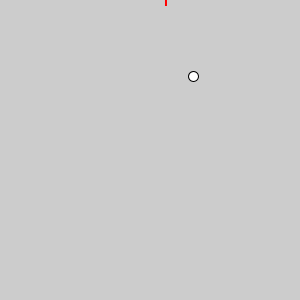
Frame 1 (no input)
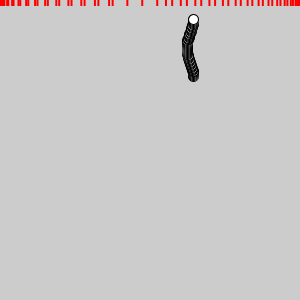
Frame 60 (the mouse pressed at the canvas centre just before this capture)
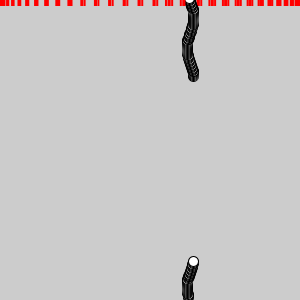
Frame 120 (the mouse held since frame 60 and released just before this capture)

The Processing sketch that drew these frames (run headless with seeded random() and noise(); from frame 60 on, the mouse is pressed at the canvas centre):

// Processing sketch: dulceFloat1
// ── dulceFloat1.pde
float angleMin, angleMax;//
float x, y;
float count;
float inc = 0.1;

void setup() {
  size(300, 300);
  smooth();

  x = random(width);
  y = random(height);
  angleMin = 160 * PI/180;//random(360) * PI/180;
  angleMax = 200 * PI/180;//random(360) * PI/180;
}

void draw() {

  //background(255);

  while (x < 0) {
    x+=width;
  }
  while (x > width - 1) {
    x-=width;
  }
  while (y < 0) {
    y+=height;
  }
  while (y > height - 1) {
    y-=height;
  }

  count += inc;
  float value = (sin(count) + 1)/2;
  
  noStroke();
  fill(255, 0, 0);
  rect(width*value, 0, 2, 6);
  
  float angleNew = angleMin + (angleMax - angleMin)*value;

  fill(255);
  stroke(0);
  x += sin(angleNew);
  y += cos(angleNew);

  ellipse(x, y, 10, 10);
}
